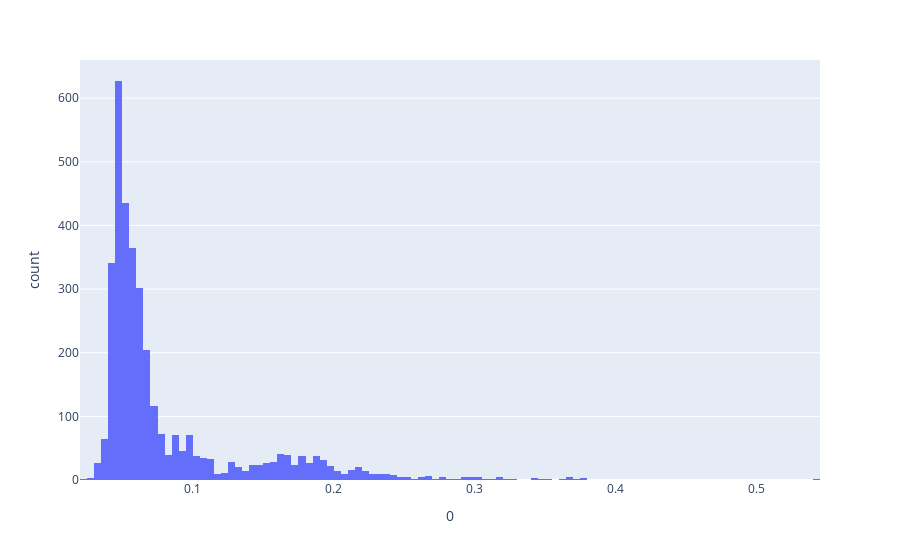

Source (notebook cell):
### Code cell
px.histogram(pd.DataFrame(y_pred_train), x=0)

### Figure 1 — Plotly figure (JSON) as saved in the notebook; plotly's stock layout.template omitted (floating-point values rounded to 4 significant figures; data arrays with more than 128 entries replaced by an {"elided": "..."} marker saying what was removed)
{"data": [{"alignmentgroup": "True", "bingroup": "x", "hovertemplate": "0=%{x}<br>count=%{y}<extra></extra>", "legendgroup": "", "marker": {"color": "#636efa"}, "name": "", "offsetgroup": "", "orientation": "v", "showlegend": false, "type": "histogram", "x": {"elided": "3511 float values"}, "xaxis": "x", "yaxis": "y"}], "layout": {"barmode": "relative", "legend": {"tracegroupgap": 0}, "margin": {"t": 60}, "xaxis": {"anchor": "y", "domain": [0, 1], "title": {"text": "0"}}, "yaxis": {"anchor": "x", "domain": [0, 1], "title": {"text": "count"}}}}
